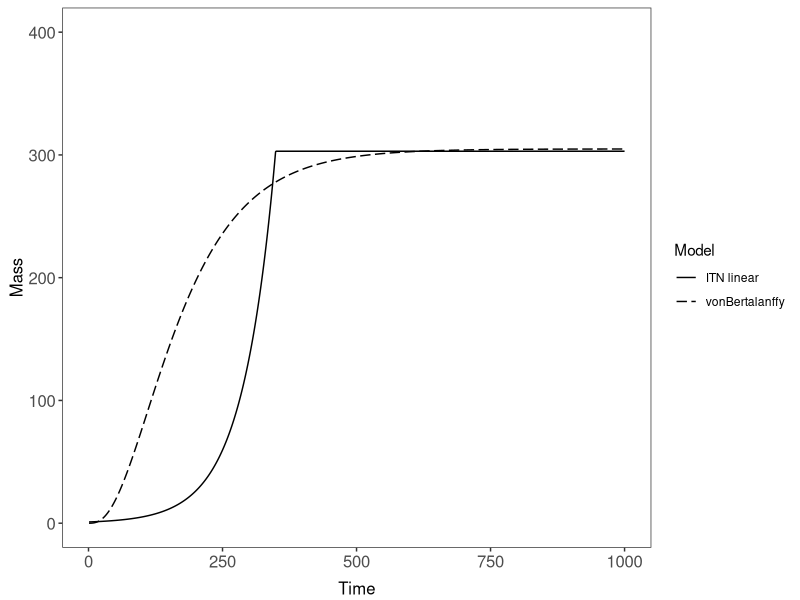
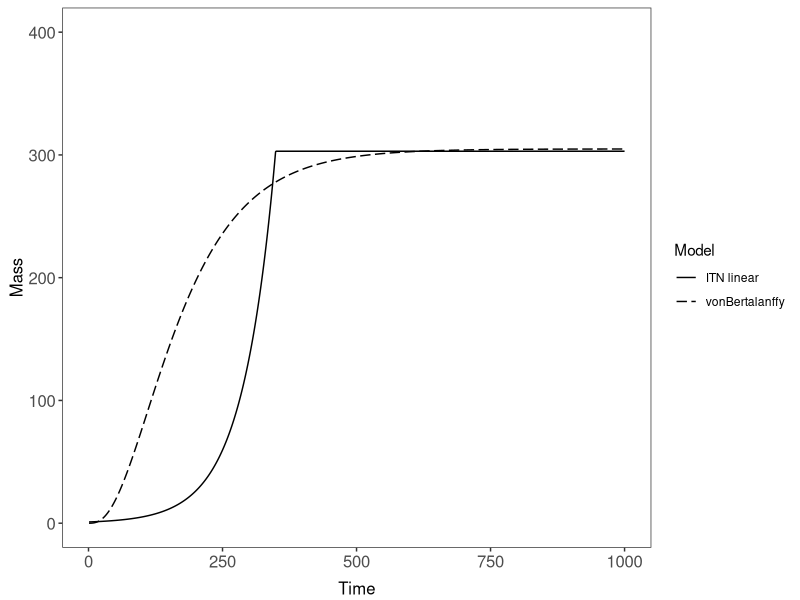

Recreate these plots in R, in order.
library(ggplot2)
t <- 1:1000

mygrowth <- function(x) {
        asy <- 300+300*0.01
        y <- 1:1000
        
        for (i in 1:length(x)) {
                if (x[i]<350) {
                        y[i+1] <- y[i]+y[i]*0.01655
                } else {
                        y[i] <- asy
                }
                y
        }
        return(y)
}

vBgrowth <- function(x) {
        q <- 0.0125
        k <- 0.01
        tzero <- -0.2
        z <- NULL
        for (i in 1:length(x)) {
                z[i] <- q*29^3 * (1-exp(-k*(x[i]-tzero)))^3
        }
        return(z)
}

ayyy <- mygrowth(t)
lmao <- vBgrowth(t)
frame <- data.frame(rep(t,2), c(ayyy,lmao), c(rep("ITN linear", length(t)), rep("vonBertalanffy", length(t))))
colnames(frame) <- c("Time","Mass","Model") 

p <- ggplot(data=frame, aes(x=Time, y=Mass, group=Model))+
        geom_line(aes(linetype=Model))+
        scale_linetype_manual(values=c("solid","longdash"))+
        scale_y_continuous(limits=c(0,400))+
        theme(panel.background = element_rect(fill = 'white'))+
        #theme
        theme_bw()+
        theme(panel.grid.minor = element_blank(), 
              panel.grid.major = element_blank())+
        theme(plot.title = element_text(size=14, vjust=2))+
        theme(axis.title.x = element_text(size=12,vjust=-0.5),
              axis.title.y = element_text(size=12,vjust=0.5))+
        theme(axis.text.x=element_text(size=12))+
        theme(axis.text.y=element_text(size=12))

p

ggsave("C:/Users/Alberto/Documents/LaTeX/latexdirectory/picsWP/growth.pdf", p, useDingbats=FALSE )


